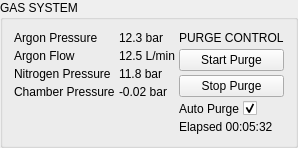
             <widget class="QGroupBox" name="gb_gas_system">
              <property name="sizePolicy">
               <sizepolicy hsizetype="Expanding" vsizetype="Expanding">
                <horstretch>0</horstretch>
                <verstretch>0</verstretch>
               </sizepolicy>
              </property>
              <property name="title">
               <string>GAS SYSTEM</string>
              </property>
              <layout class="QHBoxLayout">
               <property name="spacing">
                <number>4</number>
               </property>
               <item>
                <layout class="QFormLayout">
                 <property name="horizontalSpacing">
                  <number>4</number>
                 </property>
                 <property name="verticalSpacing">
                  <number>4</number>
                 </property>
                 <item row="0" column="0">
                  <widget class="QLabel" name="label">
                   <property name="text">
                    <string>Argon Pressure</string>
                   </property>
                  </widget>
                 </item>
                 <item row="0" column="1">
                  <widget class="QLabel" name="label">
                   <property name="text">
                    <string>12.3 bar</string>
                   </property>
                  </widget>
                 </item>
                 <item row="1" column="0">
                  <widget class="QLabel" name="label">
                   <property name="text">
                    <string>Argon Flow</string>
                   </property>
                  </widget>
                 </item>
                 <item row="1" column="1">
                  <widget class="QLabel" name="label">
                   <property name="text">
                    <string>12.5 L/min</string>
                   </property>
                  </widget>
                 </item>
                 <item row="2" column="0">
                  <widget class="QLabel" name="label">
                   <property name="text">
                    <string>Nitrogen Pressure</string>
                   </property>
                  </widget>
                 </item>
                 <item row="2" column="1">
                  <widget class="QLabel" name="label">
                   <property name="text">
                    <string>11.8 bar</string>
                   </property>
                  </widget>
                 </item>
                 <item row="3" column="0">
                  <widget class="QLabel" name="label">
                   <property name="text">
                    <string>Chamber Pressure</string>
                   </property>
                  </widget>
                 </item>
                 <item row="3" column="1">
                  <widget class="QLabel" name="label">
                   <property name="text">
                    <string>-0.02 bar</string>
                   </property>
                  </widget>
                 </item>
                </layout>
               </item>
               <item>
                <layout class="QVBoxLayout">
                 <property name="spacing">
                  <number>4</number>
                 </property>
                 <item>
                  <widget class="QLabel" name="label">
                   <property name="text">
                    <string>PURGE CONTROL</string>
                   </property>
                  </widget>
                 </item>
                 <item>
                  <widget class="QPushButton" name="pushButton">
                   <property name="minimumSize">
                    <size>
                     <width>0</width>
                     <height>20</height>
                    </size>
                   </property>
                   <property name="text">
                    <string>Start Purge</string>
                   </property>
                  </widget>
                 </item>
                 <item>
                  <widget class="QPushButton" name="pushButton">
                   <property name="minimumSize">
                    <size>
                     <width>0</width>
                     <height>20</height>
                    </size>
                   </property>
                   <property name="text">
                    <string>Stop Purge</string>
                   </property>
                  </widget>
                 </item>
                 <item>
                  <layout class="QHBoxLayout">
                   <property name="spacing">
                    <number>4</number>
                   </property>
                   <item>
                    <widget class="QLabel" name="label">
                     <property name="text">
                      <string>Auto Purge</string>
                     </property>
                    </widget>
                   </item>
                   <item>
                    <widget class="QCheckBox" name="checkBox">
                     <property name="text">
                      <string/>
                     </property>
                     <property name="checked">
                      <bool>true</bool>
                     </property>
                    </widget>
                   </item>
                  </layout>
                 </item>
                 <item>
                  <widget class="QLabel" name="label">
                   <property name="text">
                    <string>Elapsed 00:05:32</string>
                   </property>
                  </widget>
                 </item>
                </layout>
               </item>
              </layout>
             </widget>
